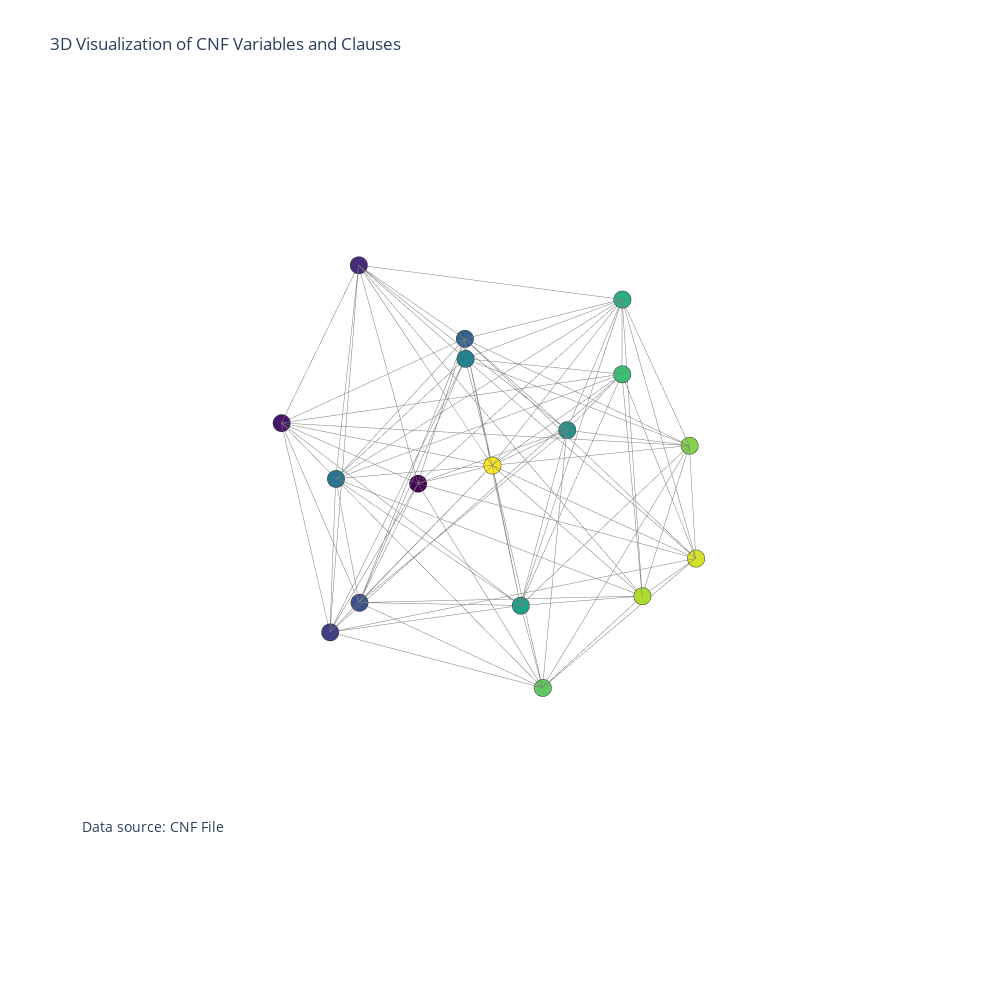

The notebook cell this image was saved under:
### Markdown cell above
Daniel A. Espinosa Gonzalez 2024, Strukov Group at UC Santa Barbara
Work in progress ; Need to add faster visualization of very large SAT problems + better visualization of DPLL step by step

### Code cell
import graphmaker as gp
Xn, Yn, Zn, labels, color_mapping, node_colors, Xe, Ye, Ze = gp.make_graph_positions(filename='4_queens.txt')
gp.plot_graph_from_positions(Xn, Yn, Zn, labels, color_mapping, node_colors, Xe, Ye, Ze)

### Figure 1 — Plotly figure (JSON) as saved in the notebook; plotly's stock layout.template omitted (floating-point values rounded to 4 significant figures; data arrays with more than 128 entries replaced by an {"elided": "..."} marker saying what was removed)
{"data": [{"hoverinfo": "none", "line": {"color": "rgb(125,125,125)", "width": 1}, "mode": "lines", "type": "scatter3d", "x": {"elided": "276 float values"}, "y": {"elided": "276 float values"}, "z": {"elided": "276 float values"}}, {"hoverinfo": "text", "marker": {"color": [0, 1, 2, 3, 4, 5, 6, 7, 8, 9, 10, 11, 12, 13, 14, 15, 16], "colorscale": [[0, "#440154"], [0.1111, "#482878"], [0.2222, "#3e4989"], [0.3333, "#31688e"], [0.4444, "#26828e"], [0.5556, "#1f9e89"], [0.6667, "#35b779"], [0.7778, "#6ece58"], [0.8889, "#b5de2b"], [1, "#fde725"]], "line": {"color": "rgb(50,50,50)", "width": 0.5}, "size": 6, "symbol": "circle"}, "mode": "markers", "name": "variables", "text": ["1", "2", "3", "4", "5", "6", "7", "8", "9", "10", "11", "12", "13", "14", "15", "16", "0"], "type": "scatter3d", "x": [-0.2404, 0.4418, 0.14, 0.8691, 0.4143, -0.3926, 0.7186, 0.3564, -0.8195, 0.163, -0.5612, 0.02021, -0.03032, -0.8301, 0.1918, -0.3958, -0.04533], "y": [-0.7651, -0.7777, -0.5748, 0.05959, -0.4061, -0.5769, -0.02092, 0.2339, -0.338, 0.307, 0.1289, 0.5972, 0.2637, 0.3376, 0.8812, 0.7073, -0.05688], "z": [-0.516, 0.09486, 0.7337, -0.2279, -0.6502, 0.254, 0.3073, 0.7101, -0.2826, -0.3848, 0.5981, 0.6656, -1, -0.08016, 0.0233, -0.2422, -0.002975]}], "layout": {"annotations": [{"font": {"size": 14}, "showarrow": false, "text": "Data source: <a href='your_data_source_url'>CNF File</a>", "x": 0, "xanchor": "left", "xref": "paper", "y": 0.1, "yanchor": "bottom", "yref": "paper"}], "height": 1000, "hovermode": "closest", "margin": {"t": 100}, "scene": {"xaxis": {"showbackground": false, "showgrid": false, "showline": false, "showticklabels": false, "title": {"text": ""}, "zeroline": false}, "yaxis": {"showbackground": false, "showgrid": false, "showline": false, "showticklabels": false, "title": {"text": ""}, "zeroline": false}, "zaxis": {"showbackground": false, "showgrid": false, "showline": false, "showticklabels": false, "title": {"text": ""}, "zeroline": false}}, "showlegend": false, "title": {"text": "3D Visualization of CNF Variables and Clauses"}, "width": 1000}}
